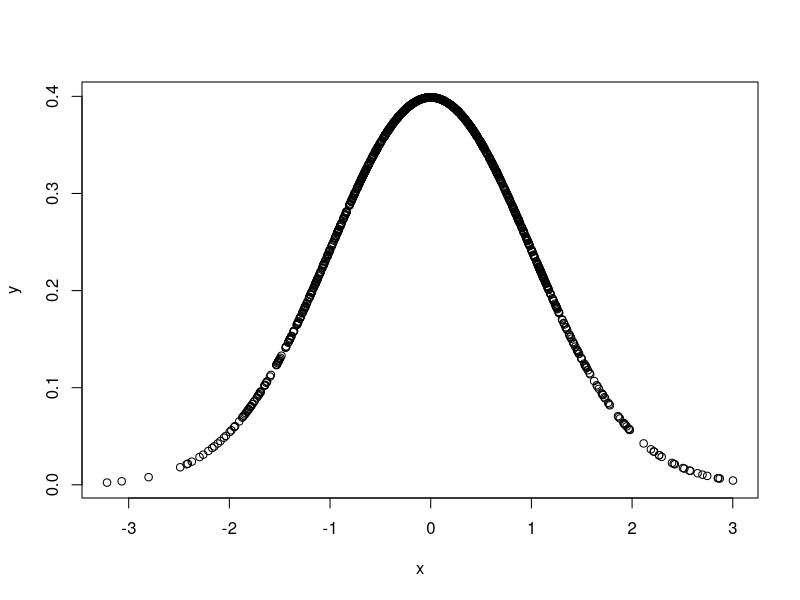

Generate this figure with R:
myPDF <- function(N, mu, sigma) {
  x <- rnorm(n = N, mean = mu, sd = sigma)
  y <-
    1 / (sigma * sqrt(2 * pi)) * exp(-(x - mu) ^ 2 / (2 * sigma ^ 2))
  plot(x, y)
}

myPDF(1000, 0, 1)
